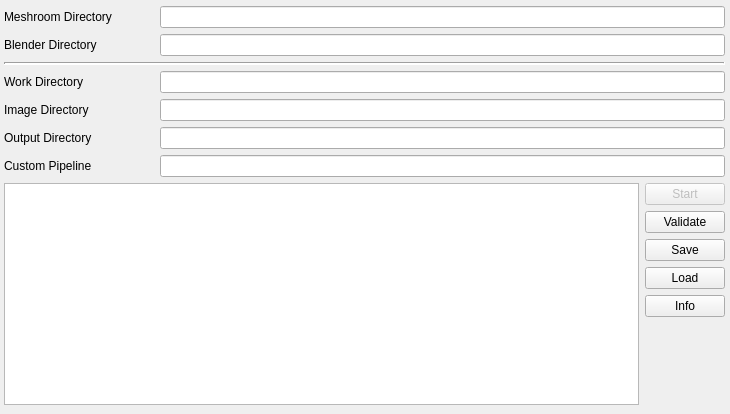
<?xml version="1.0" encoding="UTF-8"?>
<ui version="4.0">
 <class>window</class>
 <widget class="QMainWindow" name="window">
  <property name="enabled">
   <bool>true</bool>
  </property>
  <property name="geometry">
   <rect>
    <x>0</x>
    <y>0</y>
    <width>730</width>
    <height>414</height>
   </rect>
  </property>
  <property name="sizePolicy">
   <sizepolicy hsizetype="Fixed" vsizetype="Fixed">
    <horstretch>0</horstretch>
    <verstretch>0</verstretch>
   </sizepolicy>
  </property>
  <property name="baseSize">
   <size>
    <width>730</width>
    <height>370</height>
   </size>
  </property>
  <property name="cursor">
   <cursorShape>ArrowCursor</cursorShape>
  </property>
  <property name="windowTitle">
   <string>Meshroom Batch Processor</string>
  </property>
  <property name="tabShape">
   <enum>QTabWidget::Triangular</enum>
  </property>
  <widget class="QWidget" name="centralwidget">
   <property name="sizePolicy">
    <sizepolicy hsizetype="Fixed" vsizetype="Fixed">
     <horstretch>0</horstretch>
     <verstretch>0</verstretch>
    </sizepolicy>
   </property>
   <widget class="QWidget" name="verticalLayoutWidget">
    <property name="geometry">
     <rect>
      <x>0</x>
      <y>0</y>
      <width>731</width>
      <height>411</height>
     </rect>
    </property>
    <layout class="QVBoxLayout" name="verticalLayout" stretch="0,0,0,0,0,0,0,1">
     <property name="spacing">
      <number>6</number>
     </property>
     <property name="sizeConstraint">
      <enum>QLayout::SetDefaultConstraint</enum>
     </property>
     <property name="leftMargin">
      <number>4</number>
     </property>
     <property name="topMargin">
      <number>6</number>
     </property>
     <property name="rightMargin">
      <number>6</number>
     </property>
     <property name="bottomMargin">
      <number>6</number>
     </property>
     <item>
      <layout class="QHBoxLayout" name="horizontalLayout_1" stretch="0,1">
       <property name="sizeConstraint">
        <enum>QLayout::SetMinimumSize</enum>
       </property>
       <item>
        <widget class="QLabel" name="label_7">
         <property name="sizePolicy">
          <sizepolicy hsizetype="MinimumExpanding" vsizetype="Preferred">
           <horstretch>0</horstretch>
           <verstretch>0</verstretch>
          </sizepolicy>
         </property>
         <property name="minimumSize">
          <size>
           <width>150</width>
           <height>0</height>
          </size>
         </property>
         <property name="toolTip">
          <string>Directory of Meshroom executable, must hold meshroom_batch and meshroom_compile executables</string>
         </property>
         <property name="text">
          <string>Meshroom Directory</string>
         </property>
        </widget>
       </item>
       <item>
        <widget class="QLineEdit" name="line_meshroom_dir">
         <property name="enabled">
          <bool>true</bool>
         </property>
         <property name="sizePolicy">
          <sizepolicy hsizetype="Preferred" vsizetype="Preferred">
           <horstretch>0</horstretch>
           <verstretch>0</verstretch>
          </sizepolicy>
         </property>
         <property name="minimumSize">
          <size>
           <width>560</width>
           <height>0</height>
          </size>
         </property>
         <property name="baseSize">
          <size>
           <width>560</width>
           <height>0</height>
          </size>
         </property>
         <property name="frame">
          <bool>true</bool>
         </property>
        </widget>
       </item>
      </layout>
     </item>
     <item>
      <layout class="QHBoxLayout" name="horizontalLayout_2" stretch="0,1">
       <item>
        <widget class="QLabel" name="label_12">
         <property name="sizePolicy">
          <sizepolicy hsizetype="MinimumExpanding" vsizetype="Preferred">
           <horstretch>0</horstretch>
           <verstretch>0</verstretch>
          </sizepolicy>
         </property>
         <property name="minimumSize">
          <size>
           <width>150</width>
           <height>0</height>
          </size>
         </property>
         <property name="toolTip">
          <string>Blender executable directory</string>
         </property>
         <property name="text">
          <string>Blender Directory</string>
         </property>
        </widget>
       </item>
       <item>
        <widget class="QLineEdit" name="line_blender_dir">
         <property name="sizePolicy">
          <sizepolicy hsizetype="Preferred" vsizetype="Preferred">
           <horstretch>0</horstretch>
           <verstretch>0</verstretch>
          </sizepolicy>
         </property>
         <property name="minimumSize">
          <size>
           <width>560</width>
           <height>0</height>
          </size>
         </property>
         <property name="baseSize">
          <size>
           <width>560</width>
           <height>0</height>
          </size>
         </property>
        </widget>
       </item>
      </layout>
     </item>
     <item>
      <widget class="Line" name="line">
       <property name="windowModality">
        <enum>Qt::WindowModal</enum>
       </property>
       <property name="enabled">
        <bool>true</bool>
       </property>
       <property name="lineWidth">
        <number>2</number>
       </property>
       <property name="orientation">
        <enum>Qt::Horizontal</enum>
       </property>
      </widget>
     </item>
     <item>
      <layout class="QHBoxLayout" name="horizontalLayout_3" stretch="0,1">
       <item>
        <widget class="QLabel" name="label_8">
         <property name="sizePolicy">
          <sizepolicy hsizetype="MinimumExpanding" vsizetype="Preferred">
           <horstretch>0</horstretch>
           <verstretch>0</verstretch>
          </sizepolicy>
         </property>
         <property name="minimumSize">
          <size>
           <width>150</width>
           <height>0</height>
          </size>
         </property>
         <property name="toolTip">
          <string>Directory where meshroom cashes will be saved</string>
         </property>
         <property name="text">
          <string>Work Directory</string>
         </property>
        </widget>
       </item>
       <item>
        <widget class="QLineEdit" name="line_work_dir">
         <property name="sizePolicy">
          <sizepolicy hsizetype="Preferred" vsizetype="Preferred">
           <horstretch>0</horstretch>
           <verstretch>0</verstretch>
          </sizepolicy>
         </property>
         <property name="minimumSize">
          <size>
           <width>560</width>
           <height>0</height>
          </size>
         </property>
         <property name="baseSize">
          <size>
           <width>560</width>
           <height>0</height>
          </size>
         </property>
        </widget>
       </item>
      </layout>
     </item>
     <item>
      <layout class="QHBoxLayout" name="horizontalLayout_4" stretch="0,1">
       <item>
        <widget class="QLabel" name="label_9">
         <property name="sizePolicy">
          <sizepolicy hsizetype="MinimumExpanding" vsizetype="Preferred">
           <horstretch>0</horstretch>
           <verstretch>0</verstretch>
          </sizepolicy>
         </property>
         <property name="minimumSize">
          <size>
           <width>150</width>
           <height>0</height>
          </size>
         </property>
         <property name="toolTip">
          <string>Directory that holds image gallery directories, not images, ignored directories starting with '.'</string>
         </property>
         <property name="text">
          <string>Image Directory</string>
         </property>
        </widget>
       </item>
       <item>
        <widget class="QLineEdit" name="line_image_dir">
         <property name="sizePolicy">
          <sizepolicy hsizetype="Preferred" vsizetype="Preferred">
           <horstretch>0</horstretch>
           <verstretch>0</verstretch>
          </sizepolicy>
         </property>
         <property name="minimumSize">
          <size>
           <width>560</width>
           <height>0</height>
          </size>
         </property>
         <property name="baseSize">
          <size>
           <width>560</width>
           <height>0</height>
          </size>
         </property>
        </widget>
       </item>
      </layout>
     </item>
     <item>
      <layout class="QHBoxLayout" name="horizontalLayout_5" stretch="0,1">
       <item>
        <widget class="QLabel" name="label_10">
         <property name="sizePolicy">
          <sizepolicy hsizetype="MinimumExpanding" vsizetype="Preferred">
           <horstretch>0</horstretch>
           <verstretch>0</verstretch>
          </sizepolicy>
         </property>
         <property name="minimumSize">
          <size>
           <width>150</width>
           <height>0</height>
          </size>
         </property>
         <property name="toolTip">
          <string>Directory where final mesh and texture will be published</string>
         </property>
         <property name="text">
          <string>Output Directory</string>
         </property>
        </widget>
       </item>
       <item>
        <widget class="QLineEdit" name="line_output_dir">
         <property name="sizePolicy">
          <sizepolicy hsizetype="Preferred" vsizetype="Preferred">
           <horstretch>0</horstretch>
           <verstretch>0</verstretch>
          </sizepolicy>
         </property>
         <property name="minimumSize">
          <size>
           <width>560</width>
           <height>0</height>
          </size>
         </property>
         <property name="baseSize">
          <size>
           <width>560</width>
           <height>0</height>
          </size>
         </property>
        </widget>
       </item>
      </layout>
     </item>
     <item>
      <layout class="QHBoxLayout" name="horizontalLayout_6" stretch="0,1">
       <item>
        <widget class="QLabel" name="label_11">
         <property name="sizePolicy">
          <sizepolicy hsizetype="MinimumExpanding" vsizetype="Preferred">
           <horstretch>0</horstretch>
           <verstretch>0</verstretch>
          </sizepolicy>
         </property>
         <property name="minimumSize">
          <size>
           <width>150</width>
           <height>0</height>
          </size>
         </property>
         <property name="toolTip">
          <string>Custom pipeline file (.mg), if blank will look in current working directory</string>
         </property>
         <property name="text">
          <string>Custom Pipeline</string>
         </property>
        </widget>
       </item>
       <item>
        <widget class="QLineEdit" name="line_pipeline">
         <property name="sizePolicy">
          <sizepolicy hsizetype="Preferred" vsizetype="Preferred">
           <horstretch>0</horstretch>
           <verstretch>0</verstretch>
          </sizepolicy>
         </property>
         <property name="minimumSize">
          <size>
           <width>560</width>
           <height>0</height>
          </size>
         </property>
         <property name="baseSize">
          <size>
           <width>560</width>
           <height>0</height>
          </size>
         </property>
        </widget>
       </item>
      </layout>
     </item>
     <item>
      <layout class="QHBoxLayout" name="horizontalLayout" stretch="0,0">
       <property name="sizeConstraint">
        <enum>QLayout::SetMinimumSize</enum>
       </property>
       <item>
        <widget class="QTableWidget" name="table">
         <property name="toolTip">
          <string>List of image galleries and the number of images in each</string>
         </property>
         <property name="horizontalScrollBarPolicy">
          <enum>Qt::ScrollBarAlwaysOff</enum>
         </property>
         <property name="tabKeyNavigation">
          <bool>false</bool>
         </property>
         <property name="showDropIndicator" stdset="0">
          <bool>false</bool>
         </property>
         <property name="selectionMode">
          <enum>QAbstractItemView::NoSelection</enum>
         </property>
         <property name="selectionBehavior">
          <enum>QAbstractItemView::SelectRows</enum>
         </property>
         <property name="showGrid">
          <bool>true</bool>
         </property>
         <property name="wordWrap">
          <bool>false</bool>
         </property>
         <property name="cornerButtonEnabled">
          <bool>false</bool>
         </property>
         <property name="columnCount">
          <number>2</number>
         </property>
         <attribute name="horizontalHeaderVisible">
          <bool>false</bool>
         </attribute>
         <attribute name="horizontalHeaderCascadingSectionResizes">
          <bool>false</bool>
         </attribute>
         <attribute name="horizontalHeaderDefaultSectionSize">
          <number>100</number>
         </attribute>
         <attribute name="horizontalHeaderHighlightSections">
          <bool>false</bool>
         </attribute>
         <attribute name="horizontalHeaderStretchLastSection">
          <bool>true</bool>
         </attribute>
         <attribute name="verticalHeaderVisible">
          <bool>false</bool>
         </attribute>
         <attribute name="verticalHeaderDefaultSectionSize">
          <number>8</number>
         </attribute>
         <attribute name="verticalHeaderMinimumSectionSize">
          <number>6</number>
         </attribute>
         <column/>
         <column/>
        </widget>
       </item>
       <item>
        <layout class="QGridLayout" name="gridLayout">
         <property name="sizeConstraint">
          <enum>QLayout::SetDefaultConstraint</enum>
         </property>
         <item row="0" column="1">
          <widget class="QPushButton" name="button_start">
           <property name="enabled">
            <bool>false</bool>
           </property>
           <property name="text">
            <string>Start</string>
           </property>
           <property name="checkable">
            <bool>false</bool>
           </property>
           <attribute name="buttonGroup">
            <string notr="true">buttonGroup</string>
           </attribute>
          </widget>
         </item>
         <item row="4" column="1">
          <widget class="QPushButton" name="button_info">
           <property name="text">
            <string>Info</string>
           </property>
           <property name="checkable">
            <bool>false</bool>
           </property>
          </widget>
         </item>
         <item row="2" column="1">
          <widget class="QPushButton" name="button_save">
           <property name="text">
            <string>Save</string>
           </property>
           <property name="checkable">
            <bool>false</bool>
           </property>
           <attribute name="buttonGroup">
            <string notr="true">buttonGroup</string>
           </attribute>
          </widget>
         </item>
         <item row="5" column="1">
          <spacer name="verticalSpacer">
           <property name="orientation">
            <enum>Qt::Vertical</enum>
           </property>
           <property name="sizeHint" stdset="0">
            <size>
             <width>20</width>
             <height>10</height>
            </size>
           </property>
          </spacer>
         </item>
         <item row="1" column="1">
          <widget class="QPushButton" name="button_validate">
           <property name="text">
            <string>Validate</string>
           </property>
          </widget>
         </item>
         <item row="3" column="1">
          <widget class="QPushButton" name="button_load">
           <property name="text">
            <string>Load</string>
           </property>
           <property name="checkable">
            <bool>false</bool>
           </property>
          </widget>
         </item>
        </layout>
       </item>
      </layout>
     </item>
    </layout>
   </widget>
  </widget>
 </widget>
 <resources/>
 <connections/>
 <buttongroups>
  <buttongroup name="buttonGroup"/>
 </buttongroups>
</ui>
